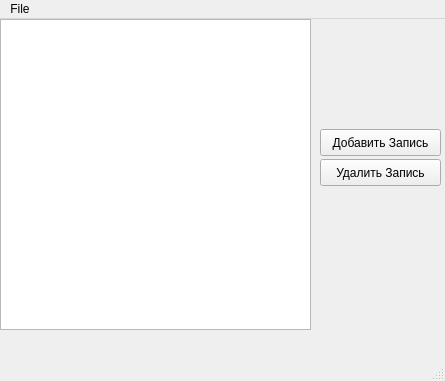
<?xml version="1.0" encoding="UTF-8"?>
<ui version="4.0">
 <class>MainWindow</class>
 <widget class="QMainWindow" name="MainWindow">
  <property name="geometry">
   <rect>
    <x>0</x>
    <y>0</y>
    <width>445</width>
    <height>381</height>
   </rect>
  </property>
  <property name="windowTitle">
   <string>MainWindow</string>
  </property>
  <widget class="QWidget" name="centralWidget">
   <widget class="QPushButton" name="pushButtonAdd">
    <property name="geometry">
     <rect>
      <x>320</x>
      <y>110</y>
      <width>121</width>
      <height>27</height>
     </rect>
    </property>
    <property name="text">
     <string>Добавить Запись</string>
    </property>
   </widget>
   <widget class="QTableView" name="tableView">
    <property name="geometry">
     <rect>
      <x>0</x>
      <y>0</y>
      <width>311</width>
      <height>311</height>
     </rect>
    </property>
   </widget>
   <widget class="QPushButton" name="pushButtonDel">
    <property name="geometry">
     <rect>
      <x>320</x>
      <y>140</y>
      <width>121</width>
      <height>27</height>
     </rect>
    </property>
    <property name="text">
     <string>Удалить Запись</string>
    </property>
   </widget>
  </widget>
  <widget class="QMenuBar" name="menuBar">
   <property name="geometry">
    <rect>
     <x>0</x>
     <y>0</y>
     <width>445</width>
     <height>27</height>
    </rect>
   </property>
   <widget class="QMenu" name="menu">
    <property name="title">
     <string>File</string>
    </property>
    <addaction name="actionNew_File"/>
    <addaction name="actionOpen"/>
    <addaction name="actionSave"/>
   </widget>
   <addaction name="menu"/>
  </widget>
  <widget class="QStatusBar" name="statusBar"/>
  <action name="actionNew_File">
   <property name="text">
    <string>New File</string>
   </property>
  </action>
  <action name="actionOpen">
   <property name="text">
    <string>Open</string>
   </property>
  </action>
  <action name="actionSave">
   <property name="text">
    <string>Save</string>
   </property>
  </action>
 </widget>
 <layoutdefault spacing="6" margin="11"/>
 <resources/>
 <connections/>
</ui>
